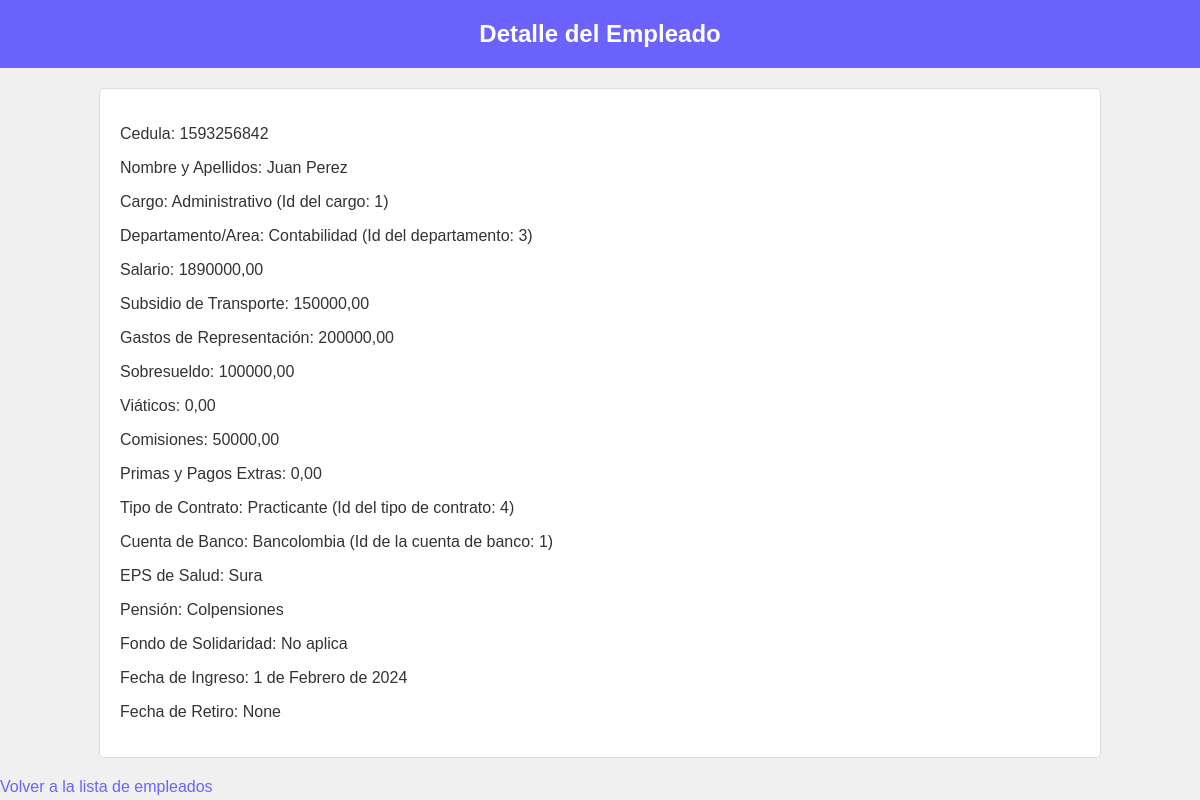
The app's page /detalle_personal/1593256842/ with its own data.
### Modulos/GestionN/models.py (models this page shows, shortened)
class Personal(models.Model):
    id_Cedula = models.CharField(max_length=20, primary_key=True)
    Nombre_Apellidos = models.CharField(max_length=100)
    Cargo_Empl = models.ForeignKey(Cargo, on_delete=models.CASCADE)
    Dpto_Area = models.ForeignKey(Departamento, on_delete=models.CASCADE)
    Salario = models.DecimalField(max_digits=12, decimal_places=2)
    Sub_Tpte = models.DecimalField(max_digits=12, decimal_places=2)
    Gastos_Rep = models.DecimalField(max_digits=12, decimal_places=2)
    Sobresueldo = models.DecimalField(max_digits=12, decimal_places=2)
    Viáticos = models.DecimalField(max_digits=12, decimal_places=2)
    Comisiones = models.DecimalField(max_digits=12, decimal_places=2)
    Primas_Pago_Extras = models.DecimalField(max_digits=12, decimal_places=2)
    Tipo_Contr = models.ForeignKey(Tipo_Contrato, on_delete=models.CASCADE)
    Cta_Banco = models.ForeignKey(Cuenta_Banco, on_delete=models.CASCADE)
    Eps_Salud = models.CharField(max_length=100)
    Pensión = models.CharField(max_length=100)
    Fdo_Sol = models.CharField(max_length=100)
    Fecha_Ingreso = models.DateField()
    Fecha_Retiro = models.DateField(null = True, blank = True)

class Cargo(models.Model):
    id_Cargo = models.CharField(max_length=10, primary_key=True)
    Nombre = models.CharField(max_length=100)
    def __str__(self):
        txt = "{0} (Id del cargo: {1})"
        return txt.format(self.Nombre, self.id_Cargo)

class Departamento(models.Model):
    id_Dpto = models.CharField(max_length=10, primary_key=True)
    Nombre = models.CharField(max_length=100)
    def __str__(self):
        txt = "{0} (Id del departamento: {1})"
        return txt.format(self.Nombre, self.id_Dpto)

class Tipo_Contrato(models.Model):
    id_TipoContrato = models.CharField(max_length=10, primary_key=True)
    Nombre = models.CharField(max_length=100)
    def __str__(self):
        txt = "{0} (Id del tipo de contrato: {1})"
        return txt.format(self.Nombre, self.id_TipoContrato)

class Cuenta_Banco(models.Model):
    id_CuentaBanco = models.CharField(max_length=10, primary_key=True)
    Nombre = models.CharField(max_length=100)
    def __str__(self):
        txt = "{0} (Id de la cuenta de banco: {1})"
        return txt.format(self.Nombre, self.id_CuentaBanco)

### Modulos/GestionN/views.py (the view)
# urls.py: path('detalle_personal/<int:id_Cedula>/', views.detail_personal, name='detalle_personal'),
def detail_personal(request, id_Cedula):
    personal = get_object_or_404(Personal, id_Cedula=id_Cedula)
    return render(request, 'detalle_personal.html', {'personal': personal})

### Modulos/GestionN/templates/detalle_personal.html (shortened to what this page needs)
<!DOCTYPE html>
<html>
  <head>
  </head>
  <body>
    <h2>Detalle del Empleado</h2>
    <div class="detail">
      <p>Cedula: {{ personal.id_Cedula }}</p>
      <p>Nombre y Apellidos: {{ personal.Nombre_Apellidos }}</p>
      <p>Cargo: {{ personal.Cargo_Empl }}</p>
      <p>Departamento/Area: {{ personal.Dpto_Area }}</p>
      <p>Salario: {{ personal.Salario }}</p>
      <p>Subsidio de Transporte: {{ personal.Sub_Tpte }}</p>
      <p>Gastos de Representación: {{ personal.Gastos_Rep }}</p>
      <p>Sobresueldo: {{ personal.Sobresueldo }}</p>
      <p>Viáticos: {{ personal.Viáticos }}</p>
      <p>Comisiones: {{ personal.Comisiones }}</p>
      <p>Primas y Pagos Extras: {{ personal.Primas_Pago_Extras }}</p>
      <p>Tipo de Contrato: {{ personal.Tipo_Contr }}</p>
      <p>Cuenta de Banco: {{ personal.Cta_Banco }}</p>
      <p>EPS de Salud: {{ personal.Eps_Salud }}</p>
      <p>Pensión: {{ personal.Pensión }}</p>
      <p>Fondo de Solidaridad: {{ personal.Fdo_Sol }}</p>
      <p>Fecha de Ingreso: {{ personal.Fecha_Ingreso }}</p>
      <p>Fecha de Retiro: {{ personal.Fecha_Retiro }}</p>
    </div>
    <a href="{% url 'personal' %}">Volver a la lista de empleados</a>
  </body>
</html>

### Modulos/GestionN/templates/detalle_personal.html (style rules this page uses)
body { font-family: Arial, sans-serif; background-color: #f0f0f0; color: #333; margin: 0; padding: 0; }
h2 { background-color: #6c63ff; color: #fff; padding: 20px 0; text-align: center; margin: 0; }
.detail { width: 80%; margin: 20px auto; background-color: #fff; border: 1px solid #ddd; padding: 20px; border-radius: 5px; }
a { color: #6c63ff; text-decoration: none; }

### records on screen
Personal: id_Cedula "1593256842", Nombre_Apellidos "Juan Perez", Cargo_Empl "Administrativo (Id del cargo: 1)", Dpto_Area "Contabilidad (Id del departamento: 3)", Salario "1890000,00", Sub_Tpte "150000,00", Gastos_Rep "200000,00", Sobresueldo "100000,00", Viáticos "0,00", Comisiones "50000,00", Primas_Pago_Extras "0,00", Tipo_Contr "Practicante (Id del tipo de contrato: 4)", Cta_Banco "Bancolombia (Id de la cuenta de banco: 1)", Eps_Salud "Sura", Pensión "Colpensiones", Fdo_Sol "No aplica", Fecha_Ingreso "1 de Febrero de 2024", Fecha_Retiro "None"
